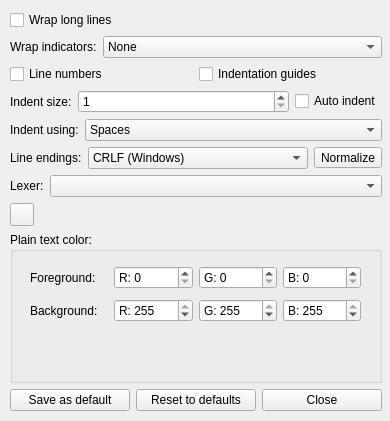
<ui version="4.0" >
 <class>frmTextDisplay</class>
 <widget class="QWidget" name="frmTextDisplay" >
  <property name="geometry" >
   <rect>
    <x>0</x>
    <y>0</y>
    <width>390</width>
    <height>421</height>
   </rect>
  </property>
  <property name="windowTitle" >
   <string>Text Display - QSciTE</string>
  </property>
  <widget class="QWidget" name="layoutWidget" >
   <property name="geometry" >
    <rect>
     <x>10</x>
     <y>10</y>
     <width>372</width>
     <height>401</height>
    </rect>
   </property>
   <layout class="QVBoxLayout" >
    <item>
     <widget class="QCheckBox" name="cbWrapMode" >
      <property name="text" >
       <string>Wrap long lines</string>
      </property>
     </widget>
    </item>
    <item>
     <layout class="QHBoxLayout" >
      <item>
       <widget class="QLabel" name="lblWrapMarkers" >
        <property name="text" >
         <string>Wrap indicators:</string>
        </property>
        <property name="buddy" >
         <cstring>cbxWrapMarkers</cstring>
        </property>
       </widget>
      </item>
      <item>
       <widget class="QComboBox" name="cbxWrapMarkers" >
        <property name="sizePolicy" >
         <sizepolicy vsizetype="Fixed" hsizetype="MinimumExpanding" >
          <horstretch>0</horstretch>
          <verstretch>0</verstretch>
         </sizepolicy>
        </property>
        <item>
         <property name="text" >
          <string>None</string>
         </property>
        </item>
        <item>
         <property name="text" >
          <string>Near text</string>
         </property>
        </item>
        <item>
         <property name="text" >
          <string>Near border</string>
         </property>
        </item>
       </widget>
      </item>
     </layout>
    </item>
    <item>
     <layout class="QHBoxLayout" >
      <item>
       <widget class="QCheckBox" name="cbLineNos" >
        <property name="text" >
         <string>Line numbers</string>
        </property>
       </widget>
      </item>
      <item>
       <widget class="QCheckBox" name="cbIndentGuides" >
        <property name="text" >
         <string>Indentation guides</string>
        </property>
       </widget>
      </item>
     </layout>
    </item>
    <item>
     <layout class="QHBoxLayout" >
      <item>
       <widget class="QLabel" name="lblIndentSize" >
        <property name="text" >
         <string>Indent size:</string>
        </property>
        <property name="buddy" >
         <cstring>sbIndentSize</cstring>
        </property>
       </widget>
      </item>
      <item>
       <widget class="QSpinBox" name="sbIndentSize" >
        <property name="sizePolicy" >
         <sizepolicy vsizetype="Fixed" hsizetype="MinimumExpanding" >
          <horstretch>0</horstretch>
          <verstretch>0</verstretch>
         </sizepolicy>
        </property>
        <property name="minimum" >
         <number>1</number>
        </property>
       </widget>
      </item>
      <item>
       <widget class="QCheckBox" name="cbAutoIndent" >
        <property name="text" >
         <string>Auto indent</string>
        </property>
       </widget>
      </item>
     </layout>
    </item>
    <item>
     <layout class="QHBoxLayout" >
      <item>
       <widget class="QLabel" name="lblUseTabs" >
        <property name="text" >
         <string>Indent using:</string>
        </property>
        <property name="buddy" >
         <cstring>cbxUseTabs</cstring>
        </property>
       </widget>
      </item>
      <item>
       <widget class="QComboBox" name="cbxUseTabs" >
        <property name="sizePolicy" >
         <sizepolicy vsizetype="Fixed" hsizetype="MinimumExpanding" >
          <horstretch>0</horstretch>
          <verstretch>0</verstretch>
         </sizepolicy>
        </property>
        <item>
         <property name="text" >
          <string>Spaces</string>
         </property>
        </item>
        <item>
         <property name="text" >
          <string>Tabs</string>
         </property>
        </item>
       </widget>
      </item>
     </layout>
    </item>
    <item>
     <layout class="QHBoxLayout" >
      <item>
       <widget class="QLabel" name="lblLineEndings" >
        <property name="text" >
         <string>Line endings:</string>
        </property>
       </widget>
      </item>
      <item>
       <widget class="QComboBox" name="cbxEOLMode" >
        <property name="sizePolicy" >
         <sizepolicy vsizetype="Fixed" hsizetype="MinimumExpanding" >
          <horstretch>0</horstretch>
          <verstretch>0</verstretch>
         </sizepolicy>
        </property>
        <item>
         <property name="text" >
          <string>CRLF (Windows)</string>
         </property>
        </item>
        <item>
         <property name="text" >
          <string>CR (Mac OS Classic)</string>
         </property>
        </item>
        <item>
         <property name="text" >
          <string>LF (Unix)</string>
         </property>
        </item>
       </widget>
      </item>
      <item>
       <widget class="QToolButton" name="btnNormalize" >
        <property name="text" >
         <string>Normalize</string>
        </property>
       </widget>
      </item>
     </layout>
    </item>
    <item>
     <layout class="QHBoxLayout" >
      <item>
       <widget class="QLabel" name="lblLexer" >
        <property name="text" >
         <string>Lexer:</string>
        </property>
       </widget>
      </item>
      <item>
       <widget class="QComboBox" name="cbxLexer" >
        <property name="sizePolicy" >
         <sizepolicy vsizetype="Fixed" hsizetype="MinimumExpanding" >
          <horstretch>0</horstretch>
          <verstretch>0</verstretch>
         </sizepolicy>
        </property>
       </widget>
      </item>
     </layout>
    </item>
    <item>
     <widget class="QToolButton" name="btnFont" >
      <property name="toolButtonStyle" >
       <enum>Qt::ToolButtonTextBesideIcon</enum>
      </property>
     </widget>
    </item>
    <item>
     <widget class="QGroupBox" name="gbColor" >
      <property name="sizePolicy" >
       <sizepolicy vsizetype="MinimumExpanding" hsizetype="Preferred" >
        <horstretch>0</horstretch>
        <verstretch>0</verstretch>
       </sizepolicy>
      </property>
      <property name="minimumSize" >
       <size>
        <width>0</width>
        <height>96</height>
       </size>
      </property>
      <property name="title" >
       <string>Plain text color:</string>
      </property>
      <widget class="QWidget" name="layoutWidget_5" >
       <property name="geometry" >
        <rect>
         <x>20</x>
         <y>30</y>
         <width>341</width>
         <height>66</height>
        </rect>
       </property>
       <layout class="QGridLayout" >
        <property name="rightMargin" >
         <number>10</number>
        </property>
        <item row="0" column="0" >
         <widget class="QLabel" name="lblFore" >
          <property name="text" >
           <string>Foreground:</string>
          </property>
         </widget>
        </item>
        <item row="0" column="1" >
         <widget class="QSpinBox" name="sbFgR" >
          <property name="buttonSymbols" >
           <enum>QAbstractSpinBox::UpDownArrows</enum>
          </property>
          <property name="prefix" >
           <string>R: </string>
          </property>
          <property name="maximum" >
           <number>255</number>
          </property>
         </widget>
        </item>
        <item row="0" column="2" >
         <widget class="QSpinBox" name="sbFgG" >
          <property name="buttonSymbols" >
           <enum>QAbstractSpinBox::UpDownArrows</enum>
          </property>
          <property name="prefix" >
           <string>G: </string>
          </property>
          <property name="maximum" >
           <number>255</number>
          </property>
         </widget>
        </item>
        <item row="0" column="3" >
         <widget class="QSpinBox" name="sbFgB" >
          <property name="buttonSymbols" >
           <enum>QAbstractSpinBox::UpDownArrows</enum>
          </property>
          <property name="prefix" >
           <string>B: </string>
          </property>
          <property name="maximum" >
           <number>255</number>
          </property>
         </widget>
        </item>
        <item row="1" column="0" >
         <widget class="QLabel" name="lblBack" >
          <property name="text" >
           <string>Background:</string>
          </property>
         </widget>
        </item>
        <item row="1" column="1" >
         <widget class="QSpinBox" name="sbBgR" >
          <property name="buttonSymbols" >
           <enum>QAbstractSpinBox::UpDownArrows</enum>
          </property>
          <property name="prefix" >
           <string>R: </string>
          </property>
          <property name="maximum" >
           <number>255</number>
          </property>
          <property name="value" >
           <number>255</number>
          </property>
         </widget>
        </item>
        <item row="1" column="2" >
         <widget class="QSpinBox" name="sbBgG" >
          <property name="buttonSymbols" >
           <enum>QAbstractSpinBox::UpDownArrows</enum>
          </property>
          <property name="prefix" >
           <string>G: </string>
          </property>
          <property name="maximum" >
           <number>255</number>
          </property>
          <property name="value" >
           <number>255</number>
          </property>
         </widget>
        </item>
        <item row="1" column="3" >
         <widget class="QSpinBox" name="sbBgB" >
          <property name="buttonSymbols" >
           <enum>QAbstractSpinBox::UpDownArrows</enum>
          </property>
          <property name="prefix" >
           <string>B: </string>
          </property>
          <property name="maximum" >
           <number>255</number>
          </property>
          <property name="value" >
           <number>255</number>
          </property>
         </widget>
        </item>
       </layout>
      </widget>
     </widget>
    </item>
    <item>
     <layout class="QHBoxLayout" >
      <item>
       <widget class="QPushButton" name="btnSaveSettings" >
        <property name="text" >
         <string>Save as default</string>
        </property>
       </widget>
      </item>
      <item>
       <widget class="QPushButton" name="btnReset" >
        <property name="text" >
         <string>Reset to defaults</string>
        </property>
       </widget>
      </item>
      <item>
       <widget class="QPushButton" name="btnClose" >
        <property name="text" >
         <string>Close</string>
        </property>
       </widget>
      </item>
     </layout>
    </item>
   </layout>
  </widget>
 </widget>
 <resources/>
 <connections>
  <connection>
   <sender>btnClose</sender>
   <signal>clicked()</signal>
   <receiver>frmTextDisplay</receiver>
   <slot>close()</slot>
   <hints>
    <hint type="sourcelabel" >
     <x>371</x>
     <y>392</y>
    </hint>
    <hint type="destinationlabel" >
     <x>437</x>
     <y>352</y>
    </hint>
   </hints>
  </connection>
 </connections>
</ui>
